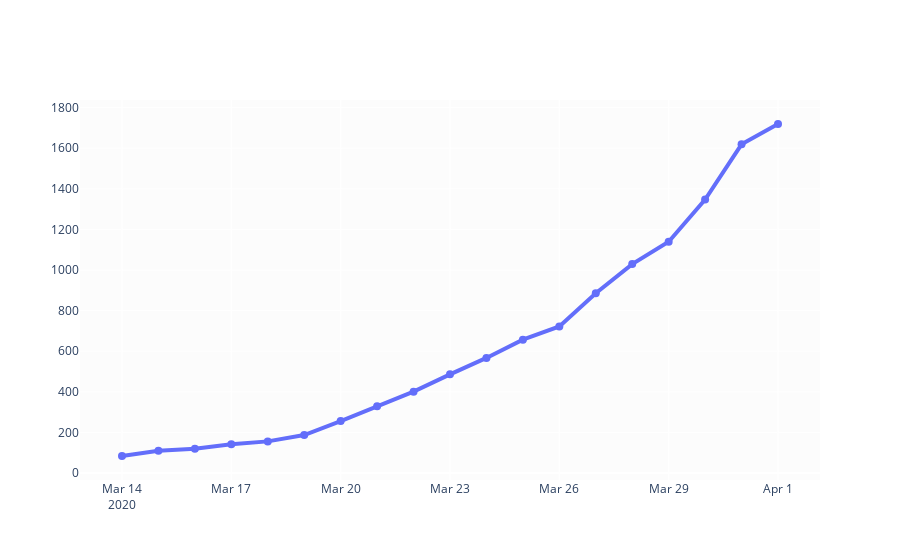

Notebook code for this chart:
### Code cell
layout = go.Layout(
    paper_bgcolor='rgba(0,0,0,0)',
    plot_bgcolor='rgba(2,0,0,0.01)',
    
)
fig = go.Figure(layout=layout)
fig.add_trace(go.Scatter(x=his.date, y=his.confirmed,
                    mode='lines+markers',
                    name='lines',
                    line = dict(width=4),
                    marker = dict(size=8)))

fig

### Figure 1 — Plotly figure (JSON) as saved in the notebook; plotly's stock layout.template omitted (floating-point values rounded to 4 significant figures)
{"data": [{"line": {"width": 4}, "marker": {"size": 8}, "mode": "lines+markers", "name": "lines", "type": "scatter", "x": ["2020-03-14", "2020-03-15", "2020-03-16", "2020-03-17", "2020-03-18", "2020-03-19", "2020-03-20", "2020-03-21", "2020-03-22", "2020-03-23", "2020-03-24", "2020-03-25", "2020-03-26", "2020-03-27", "2020-03-28", "2020-03-29", "2020-03-30", "2020-03-31", "2020-04-01"], "y": [84, 110, 120, 142, 156, 187, 256, 329, 401, 486, 567, 657, 722, 886, 1029, 1139, 1347, 1619, 1719]}], "layout": {"paper_bgcolor": "rgba(0,0,0,0)", "plot_bgcolor": "rgba(2,0,0,0.01)"}}
